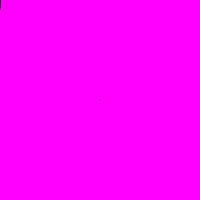
Frame 1 (no input)
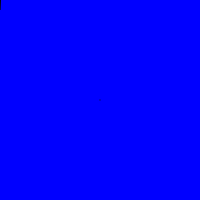
Frame 60 (no input)
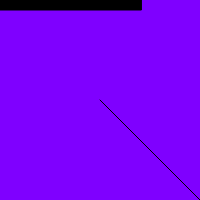
Frame 120 (the mouse pressed at the canvas centre since frame 60)

The p5.js sketch that drew these frames (run headless with seeded random() and noise() and a simulated clock; from frame 60 on, the mouse is pressed at the canvas centre):

// p5.js sketch
// ── sketch.js
function magnitude (){
    return sqrt (x*x + y*y)
    
}  
var color 
function setup() {
    createCanvas(200,200)
    color =255
}
function draw() {

    background(color,0,255)
    mousee = createVector(mouseX,mouseY)
    centerr = createVector(width/2,height/2)

    m = mousee.mag(width/2,height/2)
    fill(0)
    rect (0,0,m,10)

    color = map(m,0,283,0,255)

    translate(width/2,height/2)
    line (0,0,mousee.x,mousee.y)
}
